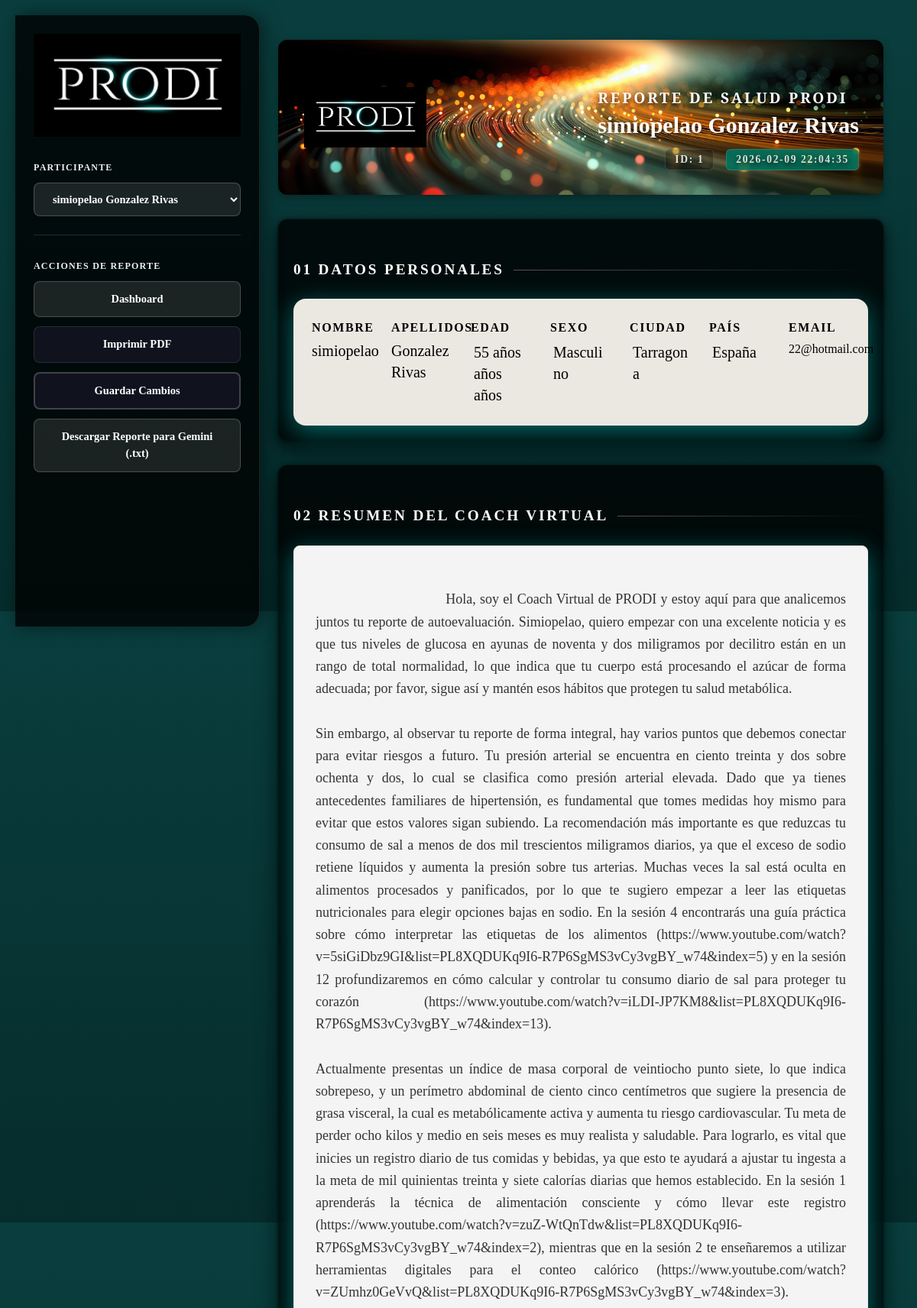
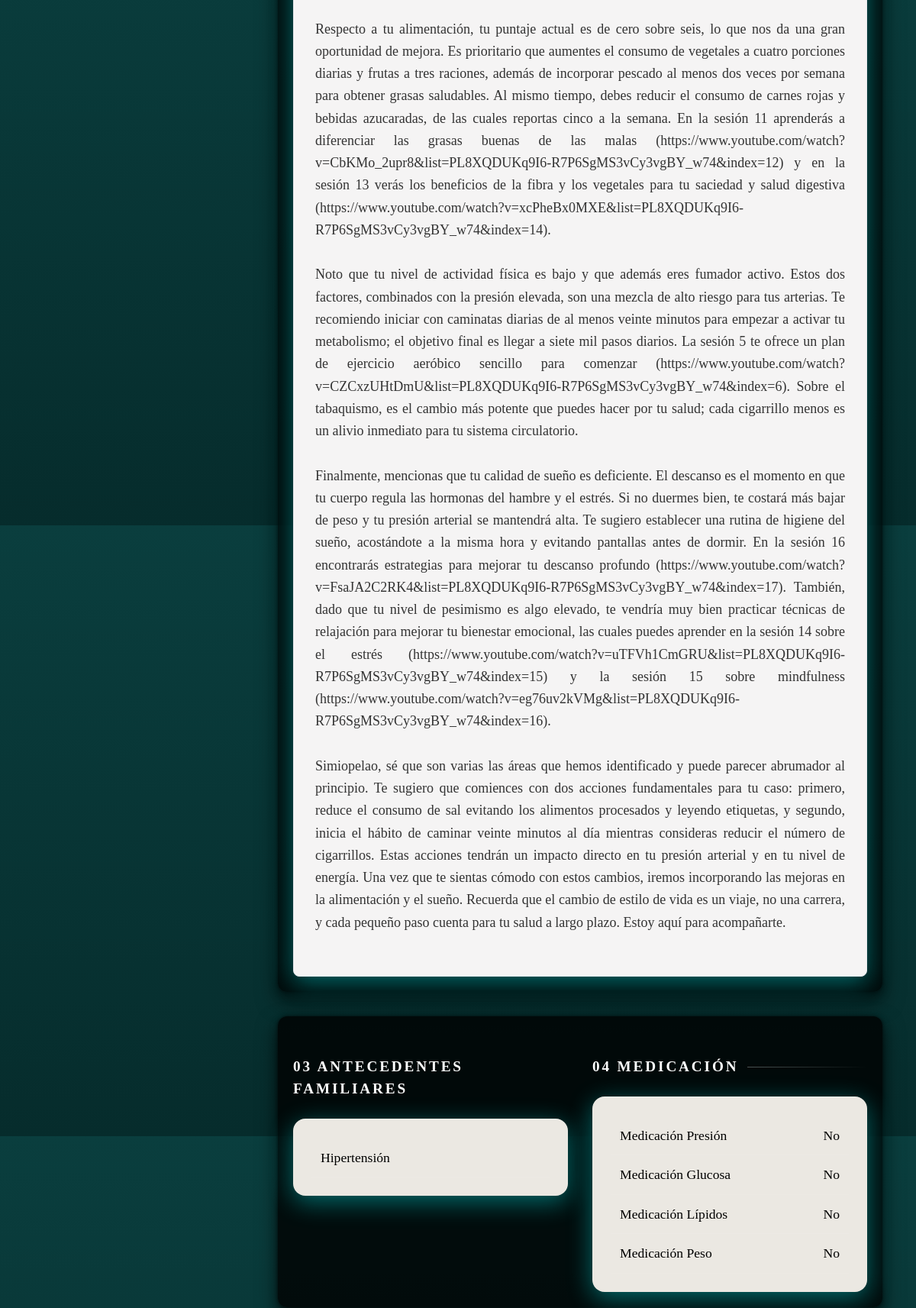
/reporte/1 (upper part), run on the app's committed database (2 pictures, top to bottom).
### tables this page shows
CREATE TABLE historias_clinicas (
            id INTEGER PRIMARY KEY AUTOINCREMENT,
            fecha_registro TEXT DEFAULT CURRENT_TIMESTAMP,
            nombre TEXT, apellidos TEXT, edad INTEGER, sexo TEXT,
            email TEXT, telefono TEXT, ciudad TEXT, pais TEXT,
            antecedentes TEXT, presion_sistolica INTEGER, presion_diastolica INTEGER,
            medicamento_presion TEXT, glucosa_ayunas INTEGER, medicamento_glucosa TEXT,
            hba1c REAL, colesterol_total INTEGER, trigliceridos INTEGER,
            colesterol_ldl INTEGER, colesterol_hdl INTEGER, medicamento_lipidos TEXT,
            peso_kg REAL, talla_cm REAL, perimetro_abdominal REAL, medicamento_peso TEXT,
            desea_bajar_peso TEXT, porcentaje_perdida TEXT, tiempo_perdida TEXT,
            habito_tabaquico TEXT, exposicion_humo TEXT, nivel_actividad TEXT,
            minutos_actividad_semana TEXT, raciones_frutas INTEGER, raciones_vegetales INTEGER,
            raciones_grano_entero INTEGER, raciones_pescado INTEGER, vasos_bebidas_azucaradas INTEGER,
            habitos_sal TEXT, frecuencia_lacteos TEXT, frecuencia_carnes TEXT,
            frecuencia_alcohol TEXT, cantidad_alcohol TEXT, puntuacion_sueno INTEGER,
            ronca TEXT, circunferencia_cuello REAL, enfermedades_presentadas TEXT,
            escala_salud_hoy INTEGER, ansiedad_nervios TEXT, control_preocupacion TEXT,
            poco_interes TEXT, sentimiento_deprimido TEXT, nivel_optimismo INTEGER,
            nivel_pesimismo INTEGER, notas_medico TEXT, analisis_driver TEXT,
            rec_actividad TEXT, rec_alcohol TEXT, rec_ansiedad TEXT, rec_apnea TEXT,
            rec_azucar TEXT, rec_carnes TEXT, rec_depresion TEXT, rec_frutas TEXT,
            rec_glucosa TEXT, rec_granos TEXT, rec_lacteos TEXT, rec_lipidos_cardio TEXT,
            rec_lipidos TEXT, rec_optimismo TEXT, rec_pasivo TEXT, rec_pescado TEXT,
            rec_pesimismo TEXT, rec_presion TEXT, rec_sodio TEXT, rec_tabaco TEXT,
            rec_vegetales TEXT, diag_lipidos TEXT
        );

### app.py (the view)
@app.route('/reporte/<int:p_id>')
def reporte_detalle(p_id):
    try:
        conn = sqlite3.connect('prodi_salud.db')
        conn.row_factory = sqlite3.Row
        cursor = conn.cursor()
        cursor.execute("SELECT * FROM historias_clinicas WHERE id = ?", (p_id,))
        paciente = cursor.fetchone()
        cursor.execute("SELECT id, nombre, apellidos FROM historias_clinicas ORDER BY nombre ASC")
        filas = cursor.fetchall()
        lista_nombres = [(r['id'], f"{r['nombre']} {r['apellidos']}") for r in filas]
        conn.close()
        if not paciente:
            return "Paciente no encontrado", 404
        return render_template('reporte_paciente.html', datos=paciente, inscripciones_nombres=lista_nombres)
    except Exception as e:
        return f"Error: {e}", 500

### templates/reporte_paciente.html (shortened to what this page needs)
<!DOCTYPE html>
<html lang="es">
<head>
    <script src="https://cdn.tailwindcss.com"></script>
    <link rel="stylesheet" href="{{ url_for('static', filename='css/styles_reporte.css') }}">
</head>
<body class="">
    <div class="dashboard-container">
        <aside class="sidebar no-print">
            <div class="flex items-center gap-3 mb-8">
                <img src="../static/img/logo.jpg" alt="PRODI" />
            </div>
            <div class="mb-6">
                <label class="block text-xs uppercase tracking-widest white font-bold mb-3">Participante</label>
                <select id="participantSelect" class="sidebar-btn sidebar-btn-secondary font-serif w-full">
                    {% if inscripciones_nombres %}
                    {% for id_paciente, nombre_completo in inscripciones_nombres %}
                    <option value="{{ id_paciente }}" {% if id_paciente|string==datos.id|string %}selected{% endif %}>
                        {{ nombre_completo }}
                    </option>
                    {% endfor %}
                    {% endif %}
                </select>
            </div>
            <div class="mt-auto pt-8 border-t border-gray-800">
                <label class="block text-xs uppercase tracking-widest white font-bold mb-3">Acciones de Reporte</label>
                <button onclick="window.location.href='/dashboard'" class="sidebar-btn sidebar-btn-secondary">
                    Dashboard
                </button>
                <button onclick="window.print()" class="sidebar-btn">
                    Imprimir PDF
                </button>
                <button id="btn-guardar-cambios" class="sidebar-btn sidebar-btn-primary">
                    Guardar Cambios
                </button>
                <div class="export-container">
                    <button onclick="descargarReporteTxtParaGemini()" class="sidebar-btn sidebar-btn-secondary">
                        Descargar Reporte para Gemini (.txt)
                    </button>
                </div>
            </div>
        </aside>
        <div class="report-content">
            <div class="max-w-6xl mx-auto px-6 py-8">
                <section class="banner-header" style="background-image: url('../static/img/B1.jpg');">
                    <header class="relative z-10 flex flex-col md:flex-row items-center justify-between gap-8 p-8">
                        <div class="banner-logo-container">
                            <img src="../static/img/logo.jpg" alt="PRODI Logo" class="w-40 h-auto" />
                        </div>
                        <div class="text-center md:text-right">
                            <h1 class="section-header" style="margin-bottom: 5px; color: var(--color-secondary);">
                                Reporte de Salud PRODI</h1>
                            <p class="text-3xl font-bold mb-2"
                                style="color: white; text-shadow: 2px 2px 4px rgba(0,0,0,0.5);">
                                {{ datos.nombre }} {{ datos.apellidos }}
                            </p>
                            <div
                                class="flex gap-4 opacity-90 text-[13px] uppercase font-bold tracking-widest justify-center md:justify-end">
                                <span class="alim-category-badge">ID: {{ datos.id }}</span>
                                <span class="alim-category-badge" style="background: var(--color-primary);">
                                    {{ datos.fecha_registro or '---' }}
                                </span>
                            </div>
                        </div>
                    </header>
                </section>
                <main class="space-y-8 mt-8">
                    <section class="recomendaciones-section">
                        <h2 class="section-header">01 Datos Personales</h2>
                        <div class="glass-card grid grid-cols-2 md:grid-cols-4 lg:grid-cols-7 gap-6">
                            <div>
                                <p class="data-label">Nombre</p>
                                <p class="data-value text-xl" id="p-nombre" data-key="nombre">{{ datos.nombre }}</p>
                            </div>
                            <div>
                                <p class="data-label">Apellidos</p>
                                <p class="data-value text-xl" id="p-apellidos" data-key="apellidos">{{ datos.apellidos
                                    }}
                                </p>
                            </div>
                            <div>
                                <p class="data-label">Edad</p>
                                <p class="data-value text-xl editable-field is-number" id="p-edad"
                                    contenteditable="true" data-key="edad">
                                    {{ datos.edad or '--' }}
                                </p>
                            </div>
                            <div>
                                <p class="data-label">Sexo</p>
                                <p class="data-value text-xl editable-field" id="p-sexo" contenteditable="true"
                                    data-key="sexo">
                                    {{ datos.sexo or '--' }}
                                </p>
                            </div>
                            <div>
                                <p class="data-label">Ciudad</p>
                                <p class="data-value text-xl editable-field" id="p-ciudad" contenteditable="true"
                                    data-key="ciudad">
                                    {{ datos.ciudad or '--' }}
                                </p>
                            </div>
                            <div>
                                <p class="data-label">País</p>
                                <p class="data-value text-xl editable-field" id="p-pais" contenteditable="true"
                                    data-key="pais">
                                    {{ datos.pais or '--' }}
                                </p>
                            </div>
                            <div>
                                <p class="data-label">Email</p>
                                <p class="data-value" id="p-email" data-key="email">{{ datos.email }}</p>
                            </div>
                        </div>
                    </section>
                    <section class="recomendaciones-section">
                        <h2 class="section-header">02 Resumen del Coach Virtual</h2>
                        <div class="glass-card p-6 rounded-lg border border-gray-200 font-normal text-justify"
                            style="background-color: #f5f4f4;">
                            <div id="narrativa-ia" class="narrativa-field editable-field text-justify leading-relaxed"
                                contenteditable="true" data-key="analisis_driver"
                                style="white-space: pre-wrap; min-height: 200px;">
                                {{ datos.analisis_driver if datos.analisis_driver else 'Cargando análisis
                                personalizado...'
                                }}
                            </div>
                        </div>
                    </section>
                    <section class="recomendaciones-section">
                        <div class="grid grid-cols-1 md:grid-cols-2 gap-8">
                            <section>
                                <h2 class="section-header">03 Antecedentes Familiares</h2>
                                <div class="glass-card">
                                    <table class="metric-table w-full">
                                        <tbody id="lista-antecedentes" class="editable-container">
                                            {% if datos.antecedentes %}
                                            {% for ant in datos.antecedentes.split(', ') %}
                                            <tr class="border-b border-white/10 last:border-0">
                                                <td class="py-2 editable-field" contenteditable="true"
                                                    id="ant-{{ loop.index }}">{{ ant }}</td>
                                            </tr>
                                            {% endfor %}
                                            {% else %}
                                            <tr>
                                                <td class="py-2 opacity-50 italic" id="ant-none">No se registraron
                                                    antecedentes</td>
                                            </tr>
                                            {% endif %}
                                        </tbody>
                                    </table>
                                </div>
                            </section>
                            <section>
                                <h2 class="section-header">04 Medicación</h2>
                                <div class="glass-card">
                                    <table class="metric-table w-full">
                                        <tbody id="lista-medicacion" class="editable-container">
                                            <tr>
                                                <td class="py-2">Medicación Presión</td>
                                                <td class="py-2 text-right" id="h-med-presion">{{
                                                    datos.medicamento_presion
                                                    or 'No' }}</td>
                                            </tr>
                                            <tr>
                                                <td class="py-2">Medicación Glucosa</td>
                                                <td class="py-2 text-right" id="h-med-glucosa">{{
                                                    datos.medicamento_glucosa
                                                    or 'No' }}</td>
                                            </tr>
                                            <tr>
                                                <td class="py-2">Medicación Lípidos</td>
                                                <td class="py-2 text-right" id="h-med-lipidos">{{
                                                    datos.medicamento_lipidos
                                                    or 'No' }}</td>
                                            </tr>
                                            <tr>
                                                <td class="py-2">Medicación Peso</td>
                                                <td class="py-2 text-right" id="h-med-peso">{{ datos.medicamento_peso or
                                                    'No' }}</td>
                                            </tr>
                                        </tbody>
                                    </table>
                                </div>
                            </section>
                        </div>
                    </section>
                </main>
            </div>
        </div>
    </div>
</body>
</html>

### data on the page
historias_clinicas: id "simiopelao Gonzalez Rivas", nombre "simiopelao", apellidos "Gonzalez Rivas", id "1", fecha_registro "2026-02-09 22:04:35", edad "55 años años años", sexo "Masculino", ciudad "Tarragona", pais "España", email "22@hotmail.com", analisis_driver "Hola, soy el Coach Virtual de PRODI y estoy aquí para que analicemos juntos tu reporte de autoevaluación. Simiopelao, quiero empezar con una excelente noticia y es que tus niveles de glucosa en ayunas de noventa y dos miligramos por decilitro están en un rango de total normalidad, lo que indica que tu cuerpo está procesando el azúcar de forma adecuada; por favor, sigue así y mantén esos hábitos que protegen tu salud metabólica. Sin embargo, al observar tu reporte de forma integral, hay varios puntos que debemos conectar para evitar riesgos a futuro. Tu presión arterial se encuentra en ciento treinta y dos sobre ochenta y dos, lo cual se clasifica como presión arterial elevada. Dado que ya…", antecedentes "Hipertensión", medicamento_presion "No", medicamento_glucosa "No", medicamento_lipidos "No", medicamento_peso "No"
